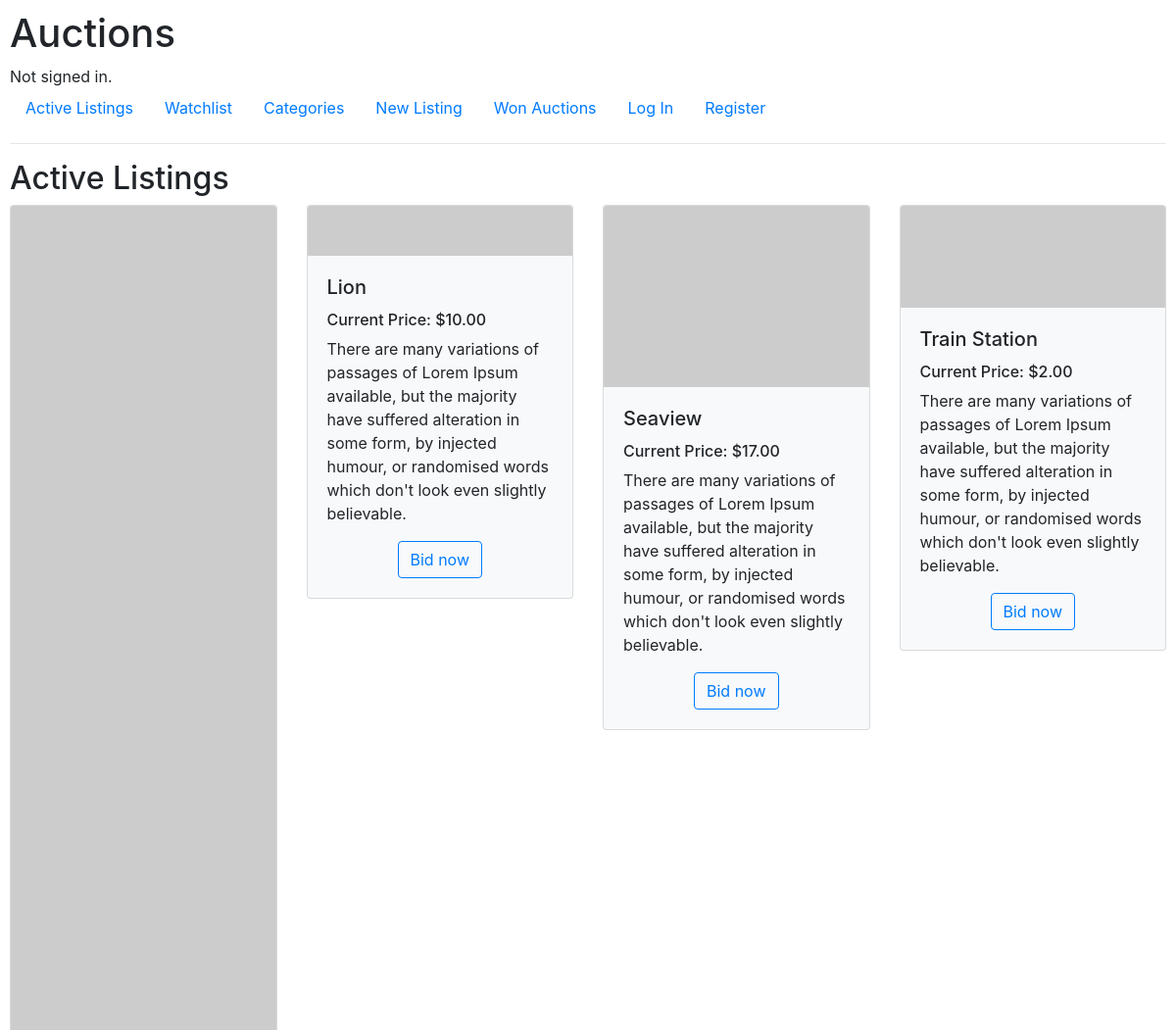
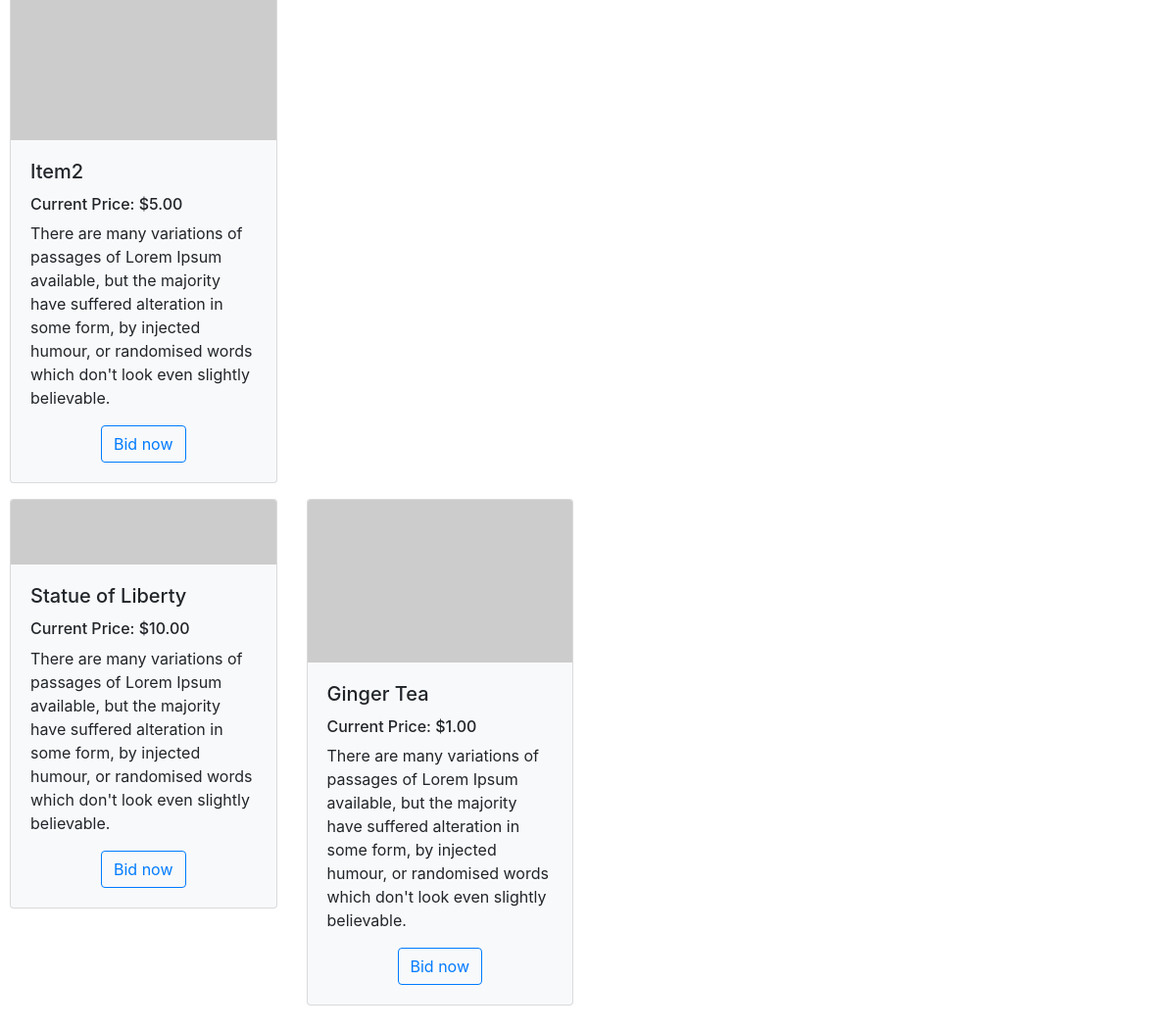
The page / on the database its author committed (2 pictures, top to bottom).
### auctions/models.py (models this page shows, shortened)
class Listings(models.Model):
    title = models.CharField(max_length=64)
    description = models.TextField(max_length=500)
    sarting_bid = models.PositiveIntegerField(validators=[MinValueValidator(0)])
    image = models.URLField(null=True, blank=True)
    COLLECTIBLES = "Collectibles"
    FASHION = "Fashion"
    SPORTING_GOODS = "Sporting goods"
    ELECTRONICS = "Electronics"
    HOME_AND_GARDEN = "Home and Garden"
    TOYS_AND_HOBBIES = "Toys and Hobbies"
    ENTERTAINMENT = "Entertainment"
    MOTORS = "Motors"
    OTHER = "Other"
    CATEGORIES = [
        (COLLECTIBLES, "Collectibles"),
        (FASHION, "Fashion"),
        (SPORTING_GOODS, "Sporting goods"),
        (ELECTRONICS, "Electronics"),
        (HOME_AND_GARDEN, "Home and Garden"),
        (TOYS_AND_HOBBIES, "Toys and Hobbies"),
        (ENTERTAINMENT, "Entertainment"),
        (MOTORS, "Motors"),
        (OTHER, "Other")
    ]
    category = models.CharField(max_length=64, choices=CATEGORIES)
    user = models.ForeignKey(User, on_delete=models.CASCADE, blank="False", null=True)
    active = models.BooleanField(default=True)
    maximum_bid = models.IntegerField(null=True)

### auctions/views.py (the view)
# urls.py: path("", views.index, name="index"),
def index(request):
    all_listings = Listings.objects.filter(active=True)
    for listing in all_listings:
        highest_bid = Bid.objects.filter(listing=listing).aggregate(Max('bid'))
        max_bid = highest_bid['bid__max']
        listing.maximum_bid = max_bid
        listing.save()
    return render(request, "auctions/index.html", {
        "all_listings": all_listings
    })

### auctions/templatetags/usd_filter.py (called while the page is built)
@register.filter
def usd(value):
    return f"${value:,.2f}"

### auctions/templates/auctions/index.html
{% extends "auctions/layout.html" %}
{% load usd_filter %}
{% block body %}
    <h2>Active Listings</h2>
    <div class="row">
    {% for listing in all_listings %}
    <div class="col-sm-3">
    <div class="card bg-light mb-3">
        <img class="card-img-top" src="{{ listing.image }}"/>
        <div class="card-body">
            <h5 class="card-title">{{ listing.title }}</h5>
            {% if listing.maximum_bid %}
            <h6 class="card-text"> Current Price: {{ listing.maximum_bid | usd }}</h6>
            {% else %}
            <h6 class="card-text"> Current Price: {{ listing.sarting_bid | usd }}</h6>
            {% endif %}
            <p class="card-text">{{ listing.description }}</p>
            <div class="text-center"><a href="{% url 'listing' listing.title %}" class="btn btn-outline-primary">Bid now</a></div>
        </div>
    </div>
    </div>
    {% endfor %}
    </div>
{% endblock %}

### auctions/templates/auctions/layout.html (shortened to what this page needs)
{% load static %}
<!DOCTYPE html>
<html lang="en">
    <head>
        <link rel="stylesheet" href="https://stackpath.bootstrapcdn.com/bootstrap/4.4.1/css/bootstrap.min.css">
        <link href="{% static 'auctions/styles.css' %}" rel="stylesheet">
    </head>
    <body>
        <h1>Auctions</h1>
        <div>
            {% if user.is_authenticated %}
                Signed in as <strong>{{ user.username }}</strong>.
            {% else %}
                Not signed in.
            {% endif %}
        </div>
        <ul class="nav">
            <li class="nav-item">
                <a class="nav-link" href="{% url 'index' %}">Active Listings</a>
            </li>
            <li class="nav-item">
                <a class="nav-link" href="{% url 'watchlist' %}">Watchlist</a>
            </li>
            <li class="nav-item">
                <a class="nav-link" href="{% url 'categories' %}">Categories</a>
            </li>
            <li class="nav-item">
                <a class="nav-link" href="{% url 'new_listing' %}">New Listing</a>
            </li>
            <li class="nav-item">
                <a class="nav-link" href="{% url 'won_auctions' %}">Won Auctions</a>
            </li>
            {% if user.is_authenticated %}
                <li class="nav-item">
                    <a class="nav-link" href="{% url 'logout' %}">Log Out</a>
                </li>
            {% else %}
                <li class="nav-item">
                    <a class="nav-link" href="{% url 'login' %}">Log In</a>
                </li>
                <li class="nav-item">
                    <a class="nav-link" href="{% url 'register' %}">Register</a>
                </li>
            {% endif %}
        </ul>
        <hr>
        {% block body %}
        {% endblock %}
    </body>
</html>

### auctions/static/auctions/styles.css (style rules this page uses)
body { padding: 10px; }

### rows shown on the page
Listings: title "Item2", sarting_bid "$5.00", description "There are many variations of passages of Lorem Ipsum available, but the majority have suffered alteration in some form, by injected humour, or randomised words which don't look even slightly believable."
Listings: title "Lion", sarting_bid "$10.00", description "There are many variations of passages of Lorem Ipsum available, but the majority have suffered alteration in some form, by injected humour, or randomised words which don't look even slightly believable."
Listings: title "Seaview", sarting_bid "$17.00", description "There are many variations of passages of Lorem Ipsum available, but the majority have suffered alteration in some form, by injected humour, or randomised words which don't look even slightly believable."
Listings: title "Train Station", sarting_bid "$2.00", description "There are many variations of passages of Lorem Ipsum available, but the majority have suffered alteration in some form, by injected humour, or randomised words which don't look even slightly believable."
Listings: title "Statue of Liberty", sarting_bid "$10.00", description "There are many variations of passages of Lorem Ipsum available, but the majority have suffered alteration in some form, by injected humour, or randomised words which don't look even slightly believable."
Listings: title "Ginger Tea", sarting_bid "$1.00", description "There are many variations of passages of Lorem Ipsum available, but the majority have suffered alteration in some form, by injected humour, or randomised words which don't look even slightly believable."
